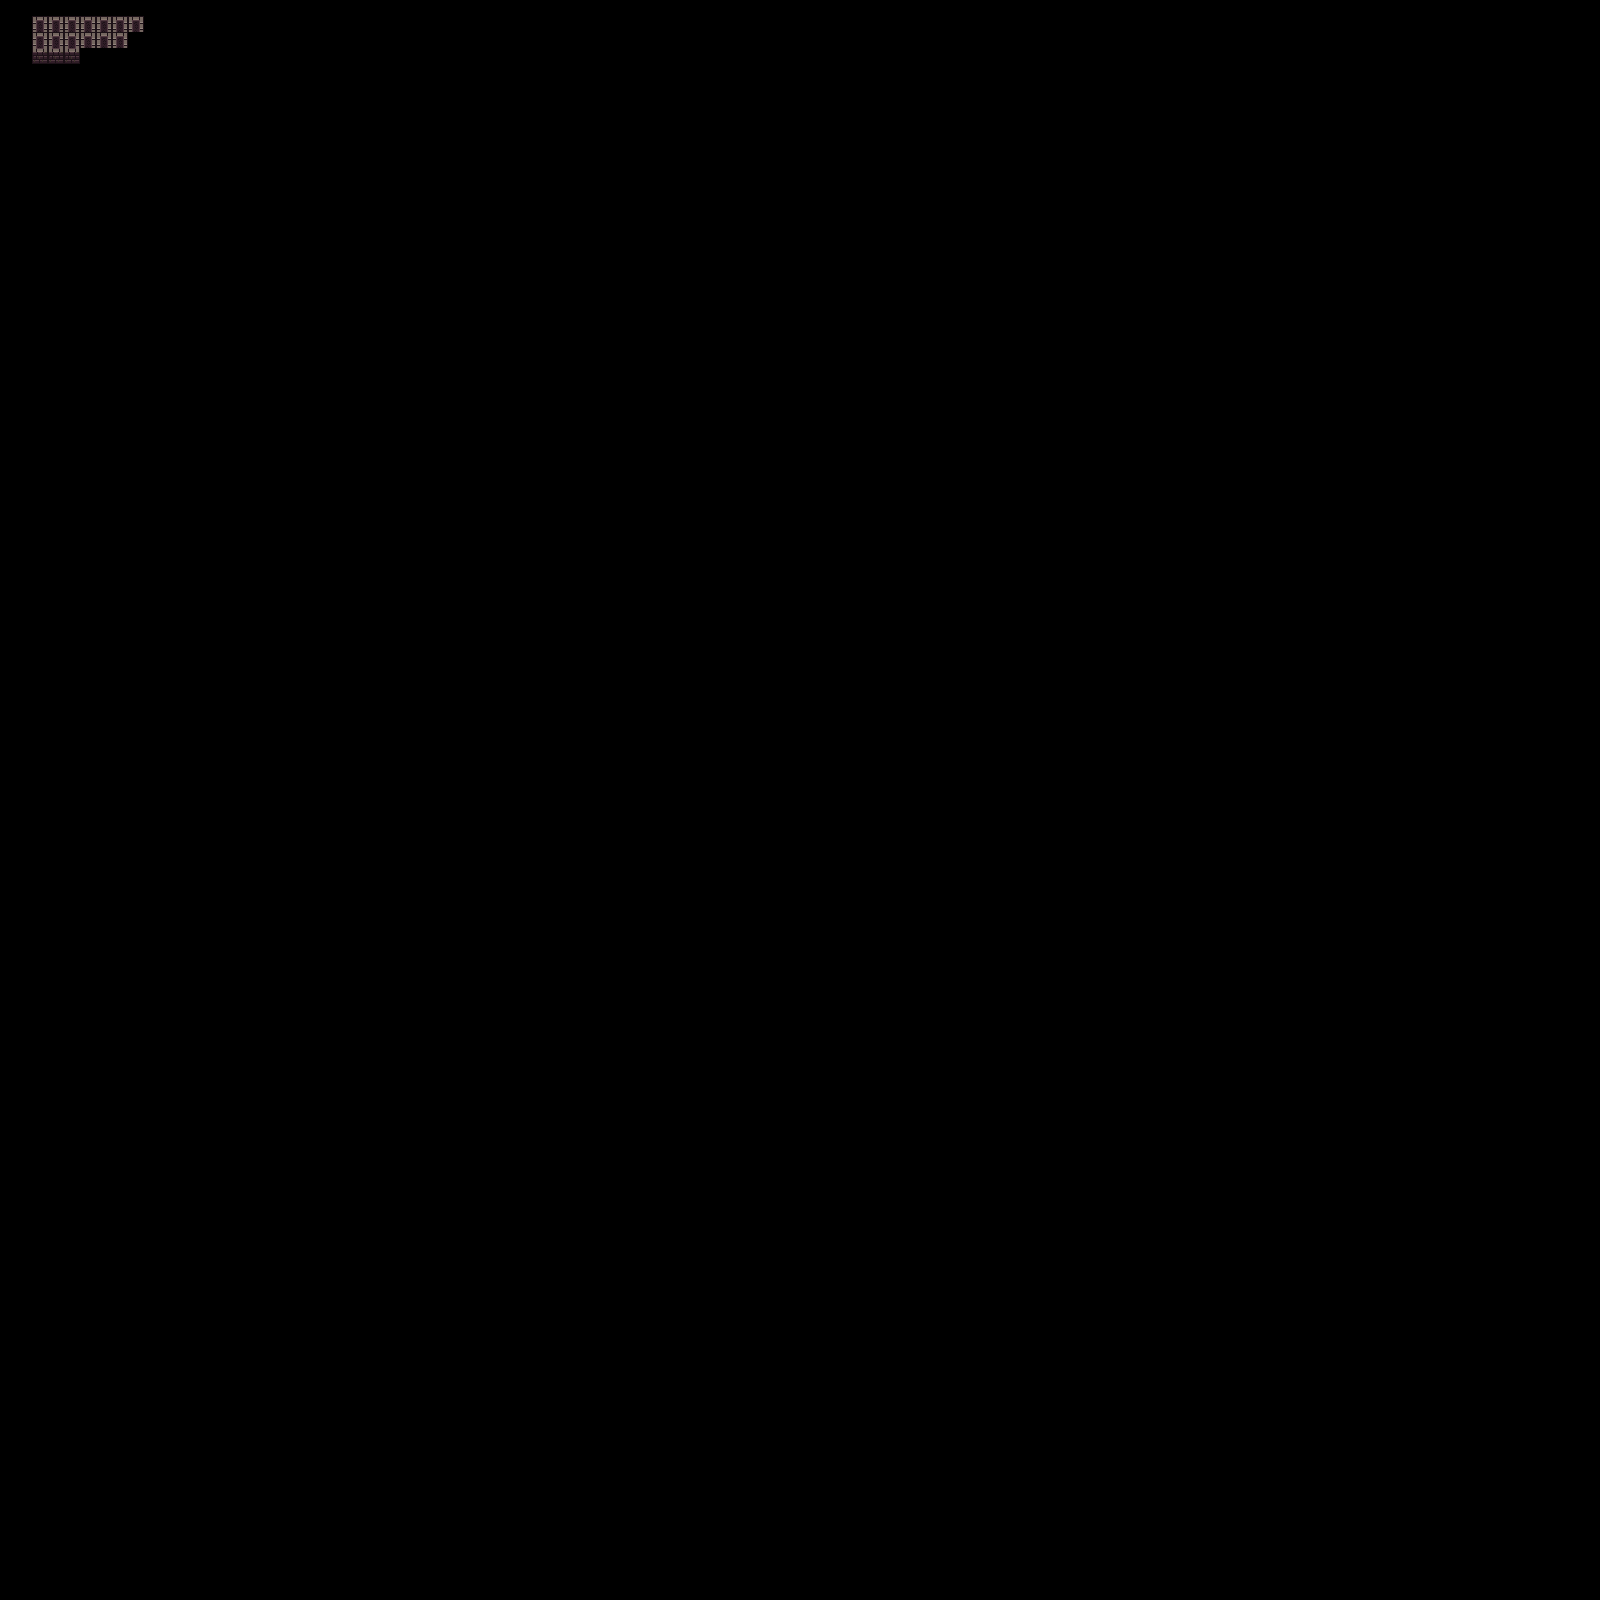

The image is a tile-based game level rendered from a .tmx file. Its description and source (layers, tilesets, objects; grid data summarised) follow:
An orthogonal 100x100 tile map with 16x16 px tiles, 1 tile layer (图块层 1).

<map version="1.8" tiledversion="1.8.5" orientation="orthogonal" renderorder="right-down" width="100" height="100" tilewidth="16" tileheight="16" infinite="0" nextlayerid="3" nextobjectid="6">
 <tileset firstgid="1" source="16x16 dungeon ii wall reconfig v04 spritesheet.tsx" />
 <layer id="1" name="图块层 1" width="100" height="100">
  <data>[10000 cells, 16 non-empty, 2 distinct tile ids]</data>
 </layer>
</map>
